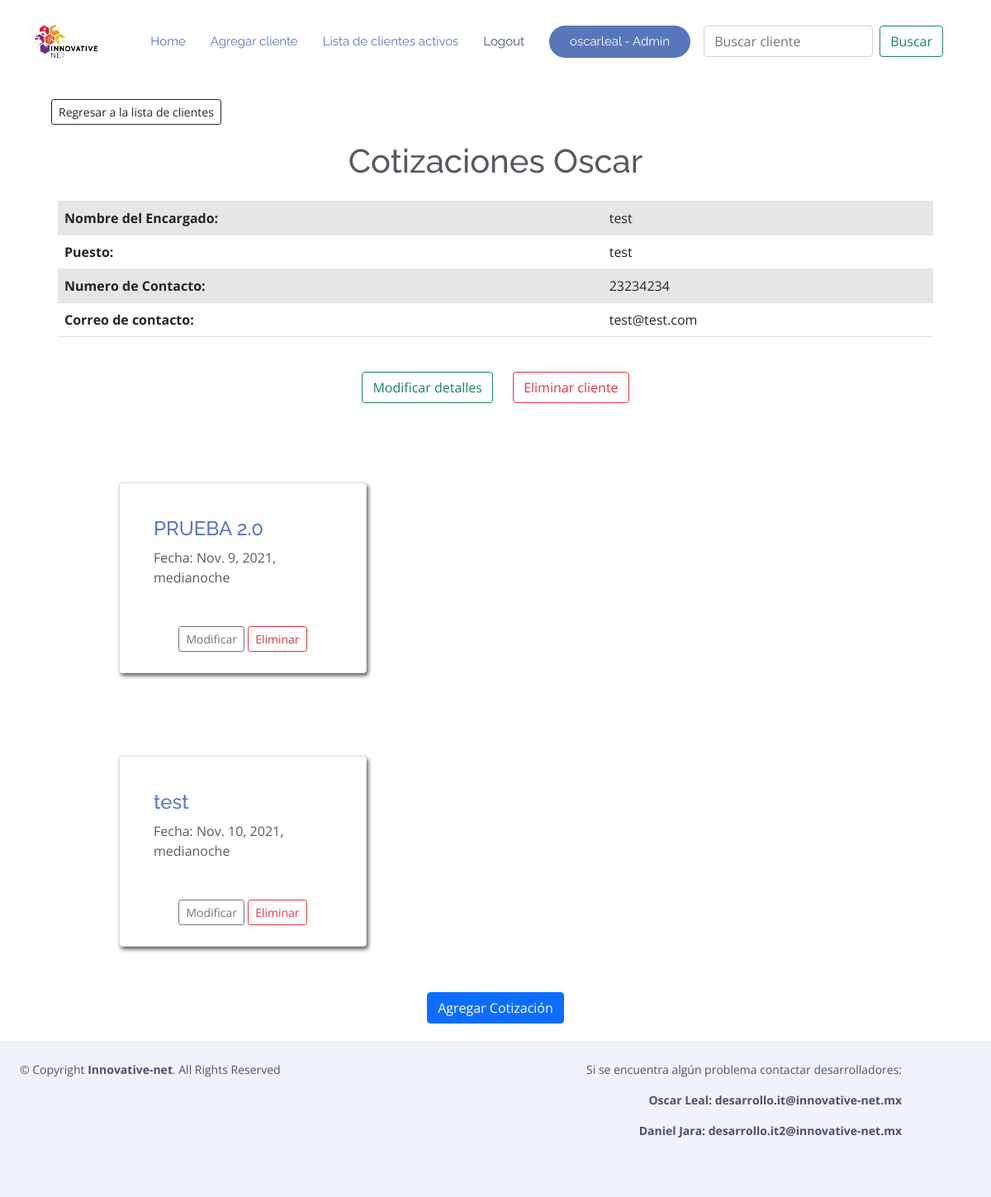
The app's page /mostrar_cliente/44/ (signed in), older data.
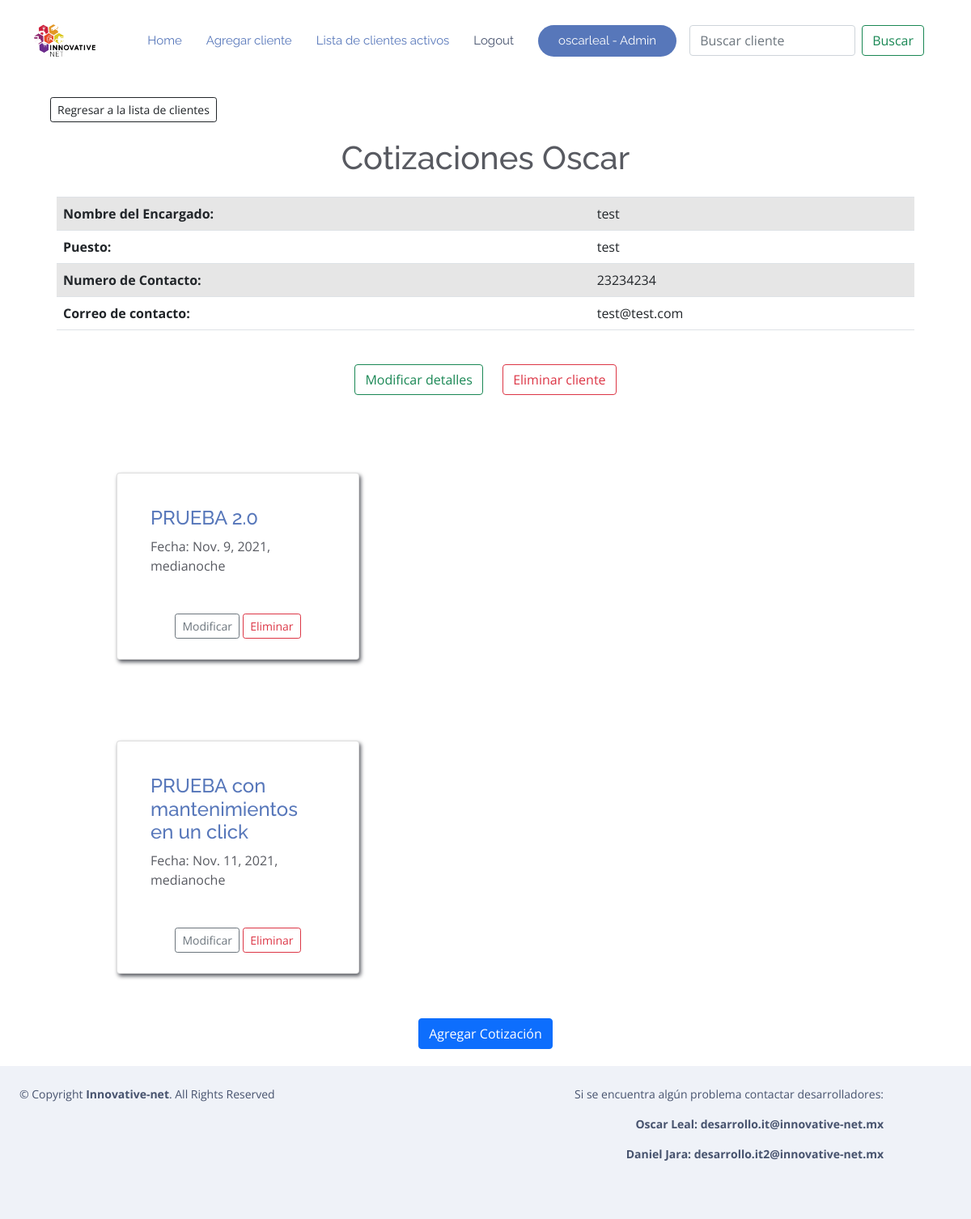
The same page, newer data.
### RPA/models.py (models this page shows, shortened)
class Cotizacion(models.Model):
    num_list = [(1,"1"),(2,"2"),(4,"4"),(6,"6")]
    cliente = models.ForeignKey(Cliente, on_delete=models.CASCADE, null=True, blank=True)
    titulo = models.CharField(verbose_name="Nombre Cotizacion", null=True, blank=True,max_length=200)
    lugar_de_mantenimiento = models.CharField('Lugar en que se realizara el mantenimiento',max_length
    =120,blank=True)
    descripcion_cotizacion = models.TextField('Descripcion de la cotizacion',blank=True)
    fecha = models.DateTimeField('Fecha de realizacion de la cotizacion',blank=True,null=True, default=dateutil.utils.today())
    periodoregular = models.IntegerField('Periodicidad regular de mmto al año',choices=num_list,null=True)
    preguntaperiodoadicional = models.BooleanField('Quieres agregar periodicidad adicional a la regular?',default=False)
    periodoadicional=models.IntegerField('Periodicidad adicional a la regular',choices=num_list,null=True,blank=True)
    mantenimientos = models.ManyToManyField(Nombre_servicio,through="Mantenimiento")
    class Meta:
        ordering = ['cliente']

### RPA/views.py (the view)
# urls.py: path('mostrar_cliente/<int:pk>/', Mostrar_Cliente.as_view(), name='mostrar_cliente'),
class Mostrar_Cliente(LoginRequiredMixin, DetailView):
    model = Cliente
    object = "cliente"
    template_name = "cliente/detalle_cliente.html"
    def get_context_data(self, **kwargs):
        ctx = super(Mostrar_Cliente, self).get_context_data(**kwargs)
        cat = kwargs.get("object")
        ctx['cotizaciones'] = Cotizacion.objects.filter(cliente = cat)
        return ctx

### RPA/models.py (called while the page is built)
    def __str__(self):
        return self.nombre

### RPA/templates/cliente/detalle_cliente.html (shortened to what this page needs)
{% extends "mantenimientos/base.html" %}
{% block body %}
<div class="container">
    <right>
        <a href="{% url 'lista_clientes' %}">
            <button type=button class="btn btn-outline-dark btn-sm" style="margin:20px">Regresar a la lista de clientes</button>
        </a>
    </right>
    <div style="text-align: center;">
        <h1> Cotizaciones {{ cliente }} </h1>
    </div>
    <div class="container p-3">
        <div class="container">
            <table class="table table-striped">
                <tbody>
                    <tr>
                        <th>Nombre del Encargado: </th>
                        <td>{{ cliente.encargado }}</td>
                    </tr>
                    <tr>
                        <th>Puesto: </th>
                        <td>{{ cliente.puesto_encargado }}</td>
                    </tr>
                    <tr>
                        <th> Numero de Contacto: </th>
                        <td>{{ cliente.numero_contacto }}</td>
                    </tr>
                    <tr>
                        <th>Correo de contacto: </th>
                        <td>{{ cliente.correo_contacto }}</td>
                    </tr>
                </tbody>
            </table>
        </div>
        <div class="container p-3">
            <center>
                <a href="{% url 'modificar_cliente' cliente.id %}">
                    <button type="button" class="btn btn-outline-success" style="margin:10px">Modificar detalles</button>
                </a>
                <a href="{% url 'eliminar_cliente' cliente.id %}">
                    <button type="button" class="btn btn-outline-danger" style="margin:10px">Eliminar cliente</button>
                </a>
            </center>
        </div>
        <div class="container">
            <div class="container-fluid" style="margin-top: 20px;">
                <div class="container row">
                    {% for cotizacion in cotizaciones %}
                    <a href="{% url 'detalle_cotizacion' cotizacion.cliente.id cotizacion.id %}">
                    <div class="col-*-* card"
                        style="max-width: 300px; min-height: 200px; max-height: 300px; padding: 25px; margin: 50px; box-shadow: 2px 3px 5px;">
                        <div class="card-body" style="margin-bottom: 15px; transform: rotate(0)">
                            <h4>
                                <a class="stretched-link" href="{% url 'detalle_cotizacion' cotizacion.cliente.id cotizacion.id %}">
                                    {{ cotizacion.titulo }}
                                </a>
                            </h4>
                            <p>Fecha: {{ cotizacion.fecha }}</p>
                        </div>
                        <div>
                            <center>
                                <a href="{% url 'modificar_cotizacion' cotizacion.id %}">
                                    <button type="button" class="btn btn-outline-secondary btn-sm">Modificar</button>
                                </a>
                                <a href="{% url 'eliminar_cotizacion' cotizacion.cliente.id cotizacion.id %}">
                                    <button type="button" class="btn btn-outline-danger btn-sm">Eliminar</button>
                                </a>
                            </center>
                        </div>
                    </div>
                    {% empty %}
                    <div class="container-fluid" style="text-align: center; margin-top: 30px; margin-bottom: 20px;">
                        <h2> No hay ninguna cotizacion </h2>
                    </div>
                    {% endfor %}
                </div>
                <div>
                    <center>
                        <a href="{% url 'agregar_cotizacion' cliente.id %}">
                            <button type=button class="btn btn-primary" style="margin:5px">Agregar Cotización</button>
                        </a>
                    </center>
                </div>
            </div>
        </div>
    </div>
</div>
{% endblock %}

Row changes from the older to the newer data that the page shows:
removed Cotizacion: titulo "test", fecha "Nov. 10, 2021, medianoche"
added Cotizacion: titulo "PRUEBA con mantenimientos en un click", fecha "Nov. 11, 2021, medianoche"
